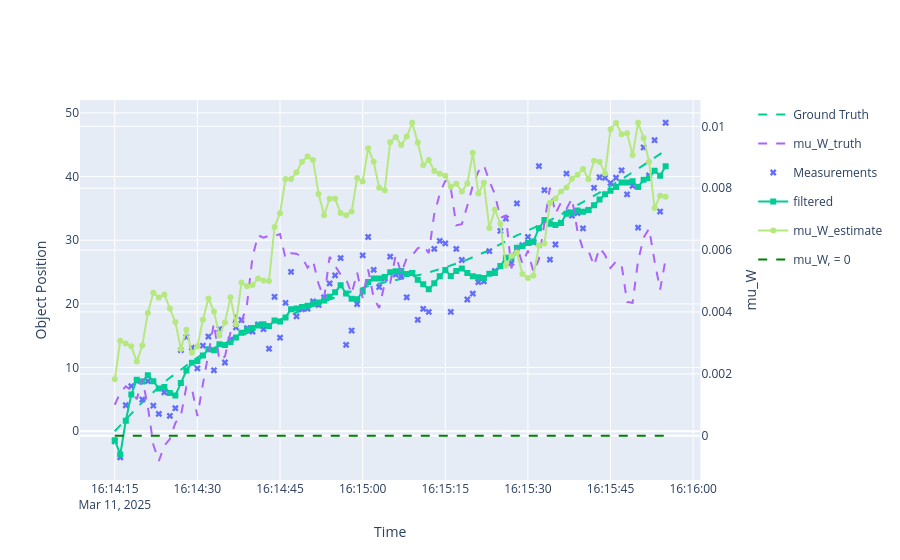

The code cell stored with this chart in its notebook:
### Code cell
#currently manually inputting track colours, believe is issue with plotter colorway selection
position_plotter.plot_tracks(track,[0], label='filtered',line=dict(color='#00CC96'))
position_plotter.plot_tracks(mu_W_estimate,[0],secondary_y=True,label='mu_W_estimate',line=dict(color='#B6E880'))
position_plotter.fig
